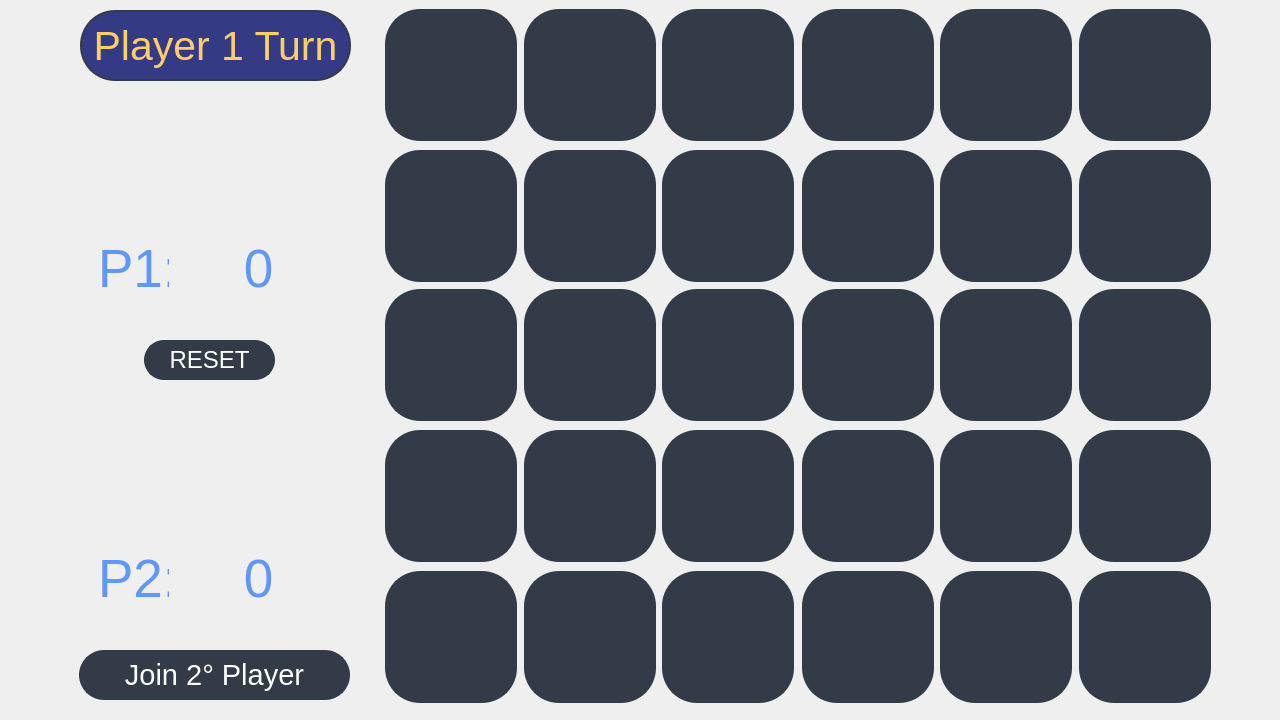
<?xml version="1.0" encoding="UTF-8"?>
<ui version="4.0">
 <class>Form</class>
 <widget class="QWidget" name="Form">
  <property name="geometry">
   <rect>
    <x>0</x>
    <y>0</y>
    <width>1280</width>
    <height>720</height>
   </rect>
  </property>
  <property name="windowTitle">
   <string>Form</string>
  </property>
  <widget class="QLabel" name="lblBackground">
   <property name="geometry">
    <rect>
     <x>0</x>
     <y>0</y>
     <width>1280</width>
     <height>720</height>
    </rect>
   </property>
   <property name="minimumSize">
    <size>
     <width>1280</width>
     <height>720</height>
    </size>
   </property>
   <property name="maximumSize">
    <size>
     <width>1280</width>
     <height>720</height>
    </size>
   </property>
   <property name="text">
    <string/>
   </property>
   <property name="pixmap">
    <pixmap>../img/MEMENTO MORI (2).png</pixmap>
   </property>
  </widget>
  <widget class="QPushButton" name="btn_2">
   <property name="geometry">
    <rect>
     <x>524</x>
     <y>9</y>
     <width>132</width>
     <height>132</height>
    </rect>
   </property>
   <property name="styleSheet">
    <string notr="true">border: 2px solid rgb(52, 59, 72);
border-radius: 35px; 
background-color: rgb(52, 59, 72);
color: rgb(255, 255, 255);
</string>
   </property>
   <property name="text">
    <string/>
   </property>
  </widget>
  <widget class="QPushButton" name="btn_7">
   <property name="geometry">
    <rect>
     <x>1079</x>
     <y>150</y>
     <width>132</width>
     <height>132</height>
    </rect>
   </property>
   <property name="styleSheet">
    <string notr="true">border: 2px solid rgb(52, 59, 72);
border-radius: 35px; 
background-color: rgb(52, 59, 72);
color: rgb(255, 255, 255);
</string>
   </property>
   <property name="text">
    <string/>
   </property>
  </widget>
  <widget class="QPushButton" name="btn_24">
   <property name="geometry">
    <rect>
     <x>524</x>
     <y>430</y>
     <width>132</width>
     <height>132</height>
    </rect>
   </property>
   <property name="styleSheet">
    <string notr="true">border: 2px solid rgb(52, 59, 72);
border-radius: 35px; 
background-color: rgb(52, 59, 72);
color: rgb(255, 255, 255);
</string>
   </property>
   <property name="text">
    <string/>
   </property>
  </widget>
  <widget class="QPushButton" name="btn_28">
   <property name="geometry">
    <rect>
     <x>802</x>
     <y>571</y>
     <width>132</width>
     <height>132</height>
    </rect>
   </property>
   <property name="styleSheet">
    <string notr="true">border: 2px solid rgb(52, 59, 72);
border-radius: 35px; 
background-color: rgb(52, 59, 72);
color: rgb(255, 255, 255);
</string>
   </property>
   <property name="text">
    <string/>
   </property>
  </widget>
  <widget class="QPushButton" name="btn_17">
   <property name="geometry">
    <rect>
     <x>662</x>
     <y>289</y>
     <width>132</width>
     <height>132</height>
    </rect>
   </property>
   <property name="styleSheet">
    <string notr="true">border: 2px solid rgb(52, 59, 72);
border-radius: 35px; 
background-color: rgb(52, 59, 72);
color: rgb(255, 255, 255);
</string>
   </property>
   <property name="text">
    <string/>
   </property>
  </widget>
  <widget class="QLabel" name="lblp1_2">
   <property name="geometry">
    <rect>
     <x>105</x>
     <y>100</y>
     <width>160</width>
     <height>135</height>
    </rect>
   </property>
   <property name="text">
    <string/>
   </property>
   <property name="pixmap">
    <pixmap>../icons/variouscards.png</pixmap>
   </property>
  </widget>
  <widget class="QLabel" name="label_2">
   <property name="geometry">
    <rect>
     <x>98</x>
     <y>498</y>
     <width>71</width>
     <height>161</height>
    </rect>
   </property>
   <property name="font">
    <font>
     <pointsize>40</pointsize>
    </font>
   </property>
   <property name="styleSheet">
    <string notr="true">color:rgb(95,150,255)</string>
   </property>
   <property name="text">
    <string>P2:</string>
   </property>
  </widget>
  <widget class="QLabel" name="lblPlayer1Points">
   <property name="geometry">
    <rect>
     <x>168</x>
     <y>188</y>
     <width>181</width>
     <height>161</height>
    </rect>
   </property>
   <property name="font">
    <font>
     <pointsize>40</pointsize>
    </font>
   </property>
   <property name="styleSheet">
    <string notr="true">color:rgb(95,150,255)</string>
   </property>
   <property name="text">
    <string>0</string>
   </property>
   <property name="alignment">
    <set>Qt::AlignCenter</set>
   </property>
  </widget>
  <widget class="QPushButton" name="btn_18">
   <property name="geometry">
    <rect>
     <x>662</x>
     <y>430</y>
     <width>132</width>
     <height>132</height>
    </rect>
   </property>
   <property name="styleSheet">
    <string notr="true">border: 2px solid rgb(52, 59, 72);
border-radius: 35px; 
background-color: rgb(52, 59, 72);
color: rgb(255, 255, 255);
</string>
   </property>
   <property name="text">
    <string/>
   </property>
  </widget>
  <widget class="QPushButton" name="btn_4">
   <property name="geometry">
    <rect>
     <x>802</x>
     <y>9</y>
     <width>132</width>
     <height>132</height>
    </rect>
   </property>
   <property name="styleSheet">
    <string notr="true">border: 2px solid rgb(52, 59, 72);
border-radius: 35px; 
background-color: rgb(52, 59, 72);
color: rgb(255, 255, 255);
</string>
   </property>
   <property name="text">
    <string/>
   </property>
  </widget>
  <widget class="QPushButton" name="btn_12">
   <property name="geometry">
    <rect>
     <x>802</x>
     <y>150</y>
     <width>132</width>
     <height>132</height>
    </rect>
   </property>
   <property name="styleSheet">
    <string notr="true">border: 2px solid rgb(52, 59, 72);
border-radius: 35px; 
background-color: rgb(52, 59, 72);
color: rgb(255, 255, 255);
</string>
   </property>
   <property name="text">
    <string/>
   </property>
  </widget>
  <widget class="QPushButton" name="btn_19">
   <property name="geometry">
    <rect>
     <x>940</x>
     <y>289</y>
     <width>132</width>
     <height>132</height>
    </rect>
   </property>
   <property name="styleSheet">
    <string notr="true">border: 2px solid rgb(52, 59, 72);
border-radius: 35px; 
background-color: rgb(52, 59, 72);
color: rgb(255, 255, 255);
</string>
   </property>
   <property name="text">
    <string/>
   </property>
  </widget>
  <widget class="QPushButton" name="btn_1">
   <property name="geometry">
    <rect>
     <x>385</x>
     <y>9</y>
     <width>132</width>
     <height>132</height>
    </rect>
   </property>
   <property name="styleSheet">
    <string notr="true">border: 2px solid rgb(52, 59, 72);
border-radius: 35px; 
background-color: rgb(52, 59, 72);
color: rgb(255, 255, 255);
</string>
   </property>
   <property name="text">
    <string/>
   </property>
  </widget>
  <widget class="QLabel" name="label">
   <property name="geometry">
    <rect>
     <x>98</x>
     <y>188</y>
     <width>71</width>
     <height>161</height>
    </rect>
   </property>
   <property name="font">
    <font>
     <pointsize>40</pointsize>
    </font>
   </property>
   <property name="styleSheet">
    <string notr="true">color:rgb(95,150,255)</string>
   </property>
   <property name="text">
    <string>P1:</string>
   </property>
  </widget>
  <widget class="QLabel" name="lblp2_4">
   <property name="geometry">
    <rect>
     <x>160</x>
     <y>400</y>
     <width>160</width>
     <height>135</height>
    </rect>
   </property>
   <property name="text">
    <string/>
   </property>
   <property name="pixmap">
    <pixmap>../icons/variouscards.png</pixmap>
   </property>
  </widget>
  <widget class="QPushButton" name="btn_27">
   <property name="geometry">
    <rect>
     <x>524</x>
     <y>571</y>
     <width>132</width>
     <height>132</height>
    </rect>
   </property>
   <property name="styleSheet">
    <string notr="true">border: 2px solid rgb(52, 59, 72);
border-radius: 35px; 
background-color: rgb(52, 59, 72);
color: rgb(255, 255, 255);
</string>
   </property>
   <property name="text">
    <string/>
   </property>
  </widget>
  <widget class="QPushButton" name="btn_8">
   <property name="geometry">
    <rect>
     <x>662</x>
     <y>150</y>
     <width>132</width>
     <height>132</height>
    </rect>
   </property>
   <property name="styleSheet">
    <string notr="true">border: 2px solid rgb(52, 59, 72);
border-radius: 35px; 
background-color: rgb(52, 59, 72);
color: rgb(255, 255, 255);
</string>
   </property>
   <property name="text">
    <string/>
   </property>
  </widget>
  <widget class="QLabel" name="lblp1_1">
   <property name="geometry">
    <rect>
     <x>78</x>
     <y>100</y>
     <width>160</width>
     <height>135</height>
    </rect>
   </property>
   <property name="text">
    <string/>
   </property>
   <property name="pixmap">
    <pixmap>../icons/variouscards.png</pixmap>
   </property>
  </widget>
  <widget class="QLabel" name="lblp2_1">
   <property name="geometry">
    <rect>
     <x>78</x>
     <y>400</y>
     <width>160</width>
     <height>135</height>
    </rect>
   </property>
   <property name="text">
    <string/>
   </property>
   <property name="pixmap">
    <pixmap>../icons/variouscards.png</pixmap>
   </property>
  </widget>
  <widget class="QLabel" name="lblp2_3">
   <property name="geometry">
    <rect>
     <x>132</x>
     <y>400</y>
     <width>160</width>
     <height>135</height>
    </rect>
   </property>
   <property name="text">
    <string/>
   </property>
   <property name="pixmap">
    <pixmap>../icons/variouscards.png</pixmap>
   </property>
  </widget>
  <widget class="QPushButton" name="btn_25">
   <property name="geometry">
    <rect>
     <x>385</x>
     <y>571</y>
     <width>132</width>
     <height>132</height>
    </rect>
   </property>
   <property name="styleSheet">
    <string notr="true">border: 2px solid rgb(52, 59, 72);
border-radius: 35px; 
background-color: rgb(52, 59, 72);
color: rgb(255, 255, 255);
</string>
   </property>
   <property name="text">
    <string/>
   </property>
  </widget>
  <widget class="QPushButton" name="btn_15">
   <property name="geometry">
    <rect>
     <x>1079</x>
     <y>289</y>
     <width>132</width>
     <height>132</height>
    </rect>
   </property>
   <property name="styleSheet">
    <string notr="true">border: 2px solid rgb(52, 59, 72);
border-radius: 35px; 
background-color: rgb(52, 59, 72);
color: rgb(255, 255, 255);
</string>
   </property>
   <property name="text">
    <string/>
   </property>
  </widget>
  <widget class="QPushButton" name="btn_23">
   <property name="geometry">
    <rect>
     <x>802</x>
     <y>289</y>
     <width>132</width>
     <height>132</height>
    </rect>
   </property>
   <property name="styleSheet">
    <string notr="true">border: 2px solid rgb(52, 59, 72);
border-radius: 35px; 
background-color: rgb(52, 59, 72);
color: rgb(255, 255, 255);
</string>
   </property>
   <property name="text">
    <string/>
   </property>
  </widget>
  <widget class="QPushButton" name="btn_6">
   <property name="geometry">
    <rect>
     <x>1079</x>
     <y>9</y>
     <width>132</width>
     <height>132</height>
    </rect>
   </property>
   <property name="styleSheet">
    <string notr="true">border: 2px solid rgb(52, 59, 72);
border-radius: 35px; 
background-color: rgb(52, 59, 72);
color: rgb(255, 255, 255);
</string>
   </property>
   <property name="text">
    <string/>
   </property>
  </widget>
  <widget class="QPushButton" name="btn_9">
   <property name="geometry">
    <rect>
     <x>940</x>
     <y>150</y>
     <width>132</width>
     <height>132</height>
    </rect>
   </property>
   <property name="styleSheet">
    <string notr="true">border: 2px solid rgb(52, 59, 72);
border-radius: 35px; 
background-color: rgb(52, 59, 72);
color: rgb(255, 255, 255);
</string>
   </property>
   <property name="text">
    <string/>
   </property>
  </widget>
  <widget class="QPushButton" name="btn_11">
   <property name="geometry">
    <rect>
     <x>385</x>
     <y>150</y>
     <width>132</width>
     <height>132</height>
    </rect>
   </property>
   <property name="styleSheet">
    <string notr="true">border: 2px solid rgb(52, 59, 72);
border-radius: 35px; 
background-color: rgb(52, 59, 72);
color: rgb(255, 255, 255);
</string>
   </property>
   <property name="text">
    <string/>
   </property>
  </widget>
  <widget class="QPushButton" name="btn_26">
   <property name="geometry">
    <rect>
     <x>662</x>
     <y>571</y>
     <width>132</width>
     <height>132</height>
    </rect>
   </property>
   <property name="styleSheet">
    <string notr="true">border: 2px solid rgb(52, 59, 72);
border-radius: 35px; 
background-color: rgb(52, 59, 72);
color: rgb(255, 255, 255);
</string>
   </property>
   <property name="text">
    <string/>
   </property>
  </widget>
  <widget class="QPushButton" name="btn_0">
   <property name="geometry">
    <rect>
     <x>940</x>
     <y>571</y>
     <width>132</width>
     <height>132</height>
    </rect>
   </property>
   <property name="styleSheet">
    <string notr="true">border: 2px solid rgb(52, 59, 72);
border-radius: 35px; 
background-color: rgb(52, 59, 72);
color: rgb(255, 255, 255);
</string>
   </property>
   <property name="text">
    <string/>
   </property>
  </widget>
  <widget class="QPushButton" name="btn_13">
   <property name="geometry">
    <rect>
     <x>385</x>
     <y>430</y>
     <width>132</width>
     <height>132</height>
    </rect>
   </property>
   <property name="styleSheet">
    <string notr="true">border: 2px solid rgb(52, 59, 72);
border-radius: 35px; 
background-color: rgb(52, 59, 72);
color: rgb(255, 255, 255);
</string>
   </property>
   <property name="text">
    <string/>
   </property>
  </widget>
  <widget class="QPushButton" name="btn_29">
   <property name="geometry">
    <rect>
     <x>1079</x>
     <y>571</y>
     <width>132</width>
     <height>132</height>
    </rect>
   </property>
   <property name="styleSheet">
    <string notr="true">border: 2px solid rgb(52, 59, 72);
border-radius: 35px; 
background-color: rgb(52, 59, 72);
color: rgb(255, 255, 255);
</string>
   </property>
   <property name="text">
    <string/>
   </property>
  </widget>
  <widget class="QPushButton" name="btn_22">
   <property name="geometry">
    <rect>
     <x>940</x>
     <y>430</y>
     <width>132</width>
     <height>132</height>
    </rect>
   </property>
   <property name="styleSheet">
    <string notr="true">border: 2px solid rgb(52, 59, 72);
border-radius: 35px; 
background-color: rgb(52, 59, 72);
color: rgb(255, 255, 255);
</string>
   </property>
   <property name="text">
    <string/>
   </property>
  </widget>
  <widget class="QPushButton" name="btn_14">
   <property name="geometry">
    <rect>
     <x>1079</x>
     <y>430</y>
     <width>132</width>
     <height>132</height>
    </rect>
   </property>
   <property name="styleSheet">
    <string notr="true">border: 2px solid rgb(52, 59, 72);
border-radius: 35px; 
background-color: rgb(52, 59, 72);
color: rgb(255, 255, 255);
</string>
   </property>
   <property name="text">
    <string/>
   </property>
  </widget>
  <widget class="QPushButton" name="btn_3">
   <property name="geometry">
    <rect>
     <x>662</x>
     <y>9</y>
     <width>132</width>
     <height>132</height>
    </rect>
   </property>
   <property name="styleSheet">
    <string notr="true">border: 2px solid rgb(52, 59, 72);
border-radius: 35px; 
background-color: rgb(52, 59, 72);
color: rgb(255, 255, 255);
</string>
   </property>
   <property name="text">
    <string/>
   </property>
  </widget>
  <widget class="QLabel" name="lblPlayer2Points">
   <property name="geometry">
    <rect>
     <x>168</x>
     <y>498</y>
     <width>181</width>
     <height>161</height>
    </rect>
   </property>
   <property name="font">
    <font>
     <pointsize>40</pointsize>
    </font>
   </property>
   <property name="styleSheet">
    <string notr="true">color:rgb(95,150,255)</string>
   </property>
   <property name="text">
    <string>0</string>
   </property>
   <property name="alignment">
    <set>Qt::AlignCenter</set>
   </property>
  </widget>
  <widget class="QPushButton" name="btn_5">
   <property name="geometry">
    <rect>
     <x>940</x>
     <y>9</y>
     <width>132</width>
     <height>132</height>
    </rect>
   </property>
   <property name="styleSheet">
    <string notr="true">border: 2px solid rgb(52, 59, 72);
border-radius: 35px; 
background-color: rgb(52, 59, 72);
color: rgb(255, 255, 255);
</string>
   </property>
   <property name="text">
    <string/>
   </property>
  </widget>
  <widget class="QLabel" name="lblp1_4">
   <property name="geometry">
    <rect>
     <x>160</x>
     <y>100</y>
     <width>160</width>
     <height>135</height>
    </rect>
   </property>
   <property name="text">
    <string/>
   </property>
   <property name="pixmap">
    <pixmap>../icons/variouscards.png</pixmap>
   </property>
  </widget>
  <widget class="QPushButton" name="btn_16">
   <property name="geometry">
    <rect>
     <x>802</x>
     <y>430</y>
     <width>132</width>
     <height>132</height>
    </rect>
   </property>
   <property name="styleSheet">
    <string notr="true">border: 2px solid rgb(52, 59, 72);
border-radius: 35px; 
background-color: rgb(52, 59, 72);
color: rgb(255, 255, 255);
</string>
   </property>
   <property name="text">
    <string/>
   </property>
  </widget>
  <widget class="QPushButton" name="btn_20">
   <property name="geometry">
    <rect>
     <x>524</x>
     <y>289</y>
     <width>132</width>
     <height>132</height>
    </rect>
   </property>
   <property name="styleSheet">
    <string notr="true">border: 2px solid rgb(52, 59, 72);
border-radius: 35px; 
background-color: rgb(52, 59, 72);
color: rgb(255, 255, 255);
</string>
   </property>
   <property name="text">
    <string/>
   </property>
  </widget>
  <widget class="QPushButton" name="btn_10">
   <property name="geometry">
    <rect>
     <x>524</x>
     <y>150</y>
     <width>132</width>
     <height>132</height>
    </rect>
   </property>
   <property name="styleSheet">
    <string notr="true">border: 2px solid rgb(52, 59, 72);
border-radius: 35px; 
background-color: rgb(52, 59, 72);
color: rgb(255, 255, 255);
</string>
   </property>
   <property name="text">
    <string/>
   </property>
  </widget>
  <widget class="QPushButton" name="btn_21">
   <property name="geometry">
    <rect>
     <x>385</x>
     <y>289</y>
     <width>132</width>
     <height>132</height>
    </rect>
   </property>
   <property name="styleSheet">
    <string notr="true">border: 2px solid rgb(52, 59, 72);
border-radius: 35px; 
background-color: rgb(52, 59, 72);
color: rgb(255, 255, 255);
</string>
   </property>
   <property name="text">
    <string/>
   </property>
  </widget>
  <widget class="QLabel" name="lblp1_3">
   <property name="geometry">
    <rect>
     <x>132</x>
     <y>100</y>
     <width>160</width>
     <height>135</height>
    </rect>
   </property>
   <property name="text">
    <string/>
   </property>
   <property name="pixmap">
    <pixmap>../icons/variouscards.png</pixmap>
   </property>
  </widget>
  <widget class="QLabel" name="lblp2_2">
   <property name="geometry">
    <rect>
     <x>105</x>
     <y>400</y>
     <width>160</width>
     <height>135</height>
    </rect>
   </property>
   <property name="text">
    <string/>
   </property>
   <property name="pixmap">
    <pixmap>../icons/variouscards.png</pixmap>
   </property>
  </widget>
  <widget class="QPushButton" name="btnSecondPlayer">
   <property name="geometry">
    <rect>
     <x>79</x>
     <y>650</y>
     <width>271</width>
     <height>50</height>
    </rect>
   </property>
   <property name="font">
    <font>
     <pointsize>22</pointsize>
    </font>
   </property>
   <property name="styleSheet">
    <string notr="true">border: 2px solid rgb(52, 59, 72);
border-radius: 25px; 
background-color: rgb(52, 59, 72);
color: rgb(255, 255, 255);
</string>
   </property>
   <property name="text">
    <string>Join 2° Player</string>
   </property>
  </widget>
  <widget class="QPushButton" name="btnReset">
   <property name="geometry">
    <rect>
     <x>144</x>
     <y>340</y>
     <width>131</width>
     <height>40</height>
    </rect>
   </property>
   <property name="font">
    <font>
     <pointsize>18</pointsize>
    </font>
   </property>
   <property name="styleSheet">
    <string notr="true">border: 2px solid rgb(52, 59, 72);
border-radius: 20px; 
background-color: rgb(52, 59, 72);
color: rgb(255, 255, 255);
</string>
   </property>
   <property name="text">
    <string>RESET</string>
   </property>
  </widget>
  <widget class="QLabel" name="lblTurn">
   <property name="geometry">
    <rect>
     <x>80</x>
     <y>10</y>
     <width>271</width>
     <height>71</height>
    </rect>
   </property>
   <property name="font">
    <font>
     <pointsize>31</pointsize>
    </font>
   </property>
   <property name="styleSheet">
    <string notr="true">border: 2px solid rgb(52, 59, 72);
border-radius: 35px; 
background-color: rgb(52, 59, 132);
color: rgb(255, 205, 105);</string>
   </property>
   <property name="text">
    <string>Player 1 Turn</string>
   </property>
   <property name="alignment">
    <set>Qt::AlignCenter</set>
   </property>
  </widget>
  <zorder>lblBackground</zorder>
  <zorder>btn_2</zorder>
  <zorder>btn_7</zorder>
  <zorder>btn_24</zorder>
  <zorder>btn_28</zorder>
  <zorder>btn_17</zorder>
  <zorder>label_2</zorder>
  <zorder>btn_18</zorder>
  <zorder>btn_4</zorder>
  <zorder>btn_12</zorder>
  <zorder>btn_19</zorder>
  <zorder>btn_1</zorder>
  <zorder>btn_27</zorder>
  <zorder>btn_8</zorder>
  <zorder>lblp1_1</zorder>
  <zorder>lblp2_1</zorder>
  <zorder>btn_25</zorder>
  <zorder>btn_15</zorder>
  <zorder>btn_23</zorder>
  <zorder>btn_6</zorder>
  <zorder>btn_9</zorder>
  <zorder>btn_11</zorder>
  <zorder>btn_26</zorder>
  <zorder>btn_0</zorder>
  <zorder>btn_13</zorder>
  <zorder>btn_29</zorder>
  <zorder>btn_22</zorder>
  <zorder>btn_14</zorder>
  <zorder>btn_3</zorder>
  <zorder>lblPlayer2Points</zorder>
  <zorder>btn_5</zorder>
  <zorder>btn_16</zorder>
  <zorder>btn_20</zorder>
  <zorder>btn_10</zorder>
  <zorder>btn_21</zorder>
  <zorder>lblp2_2</zorder>
  <zorder>lblp2_3</zorder>
  <zorder>lblp2_4</zorder>
  <zorder>lblp1_2</zorder>
  <zorder>lblp1_3</zorder>
  <zorder>lblp1_4</zorder>
  <zorder>btnSecondPlayer</zorder>
  <zorder>btnReset</zorder>
  <zorder>label</zorder>
  <zorder>lblPlayer1Points</zorder>
  <zorder>lblTurn</zorder>
 </widget>
 <resources/>
 <connections/>
</ui>
